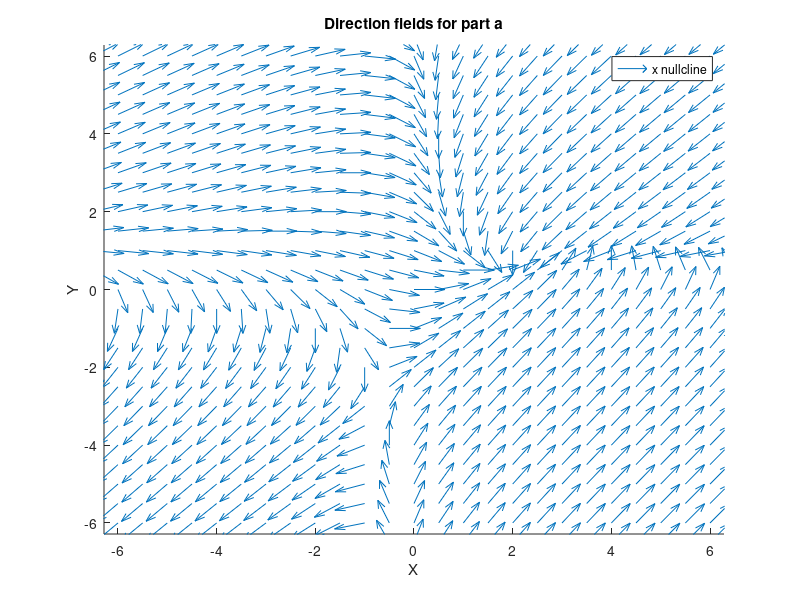

Reproduce this figure in MATLAB.
clear all;
close all;
clc;

S = 1;
k_not = 0.05;
k1 = 0.05;
k2 = 0.05;
k3 = 0.05;
k4 = 0.05;
y_total = 1;

x_dot = @(x,yp) k_not + k1*S - k2*x*yp;
yp_dot = @(x,yp) k3*x*(y_total - yp) - k4*yp;

x_nullcline = ezplot(x_dot);
set(x_nullcline,'color',[1 0 0])
hold on;
y_nullcline = ezplot(yp_dot);
set(y_nullcline,'color',[0 1 0])

[x,yp] = meshgrid(-20:0.5:20);
dx = k_not + k1*S - k2*x.*yp;
dy = k3*x.*(y_total - yp) - k4*yp;
r = ( dx.^2 + dy.^2 ).^0.5;
px = dx./r;
py = dy./r;
quiver(x,yp,px,py);

title('Direction fields for part a')
xlabel('X')
ylabel('Y')
legend('x nullcline','y nullcline','Direction fields')